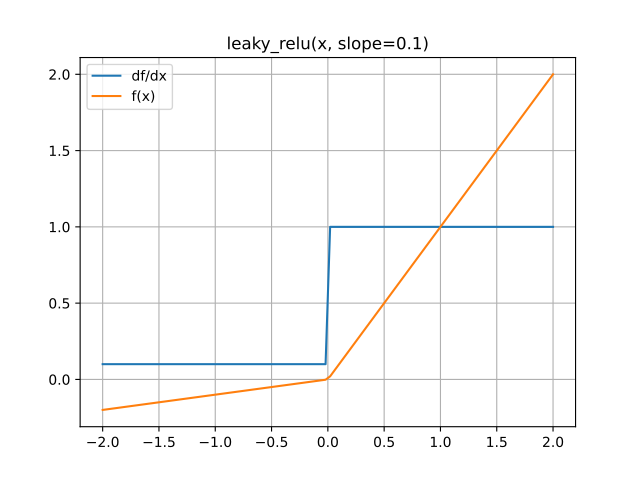

This figure's Python source:
import mygrad as mg
from mygrad.nnet.activations import leaky_relu
import matplotlib.pyplot as plt
x = mg.linspace(-2, 2, 100)
y = leaky_relu(x, slope=0.1)
plt.title("leaky_relu(x, slope=0.1)")
y.backward()
plt.plot(x, x.grad, label="df/dx")
plt.plot(x, y, label="f(x)")
plt.legend()
plt.grid()
plt.show()
